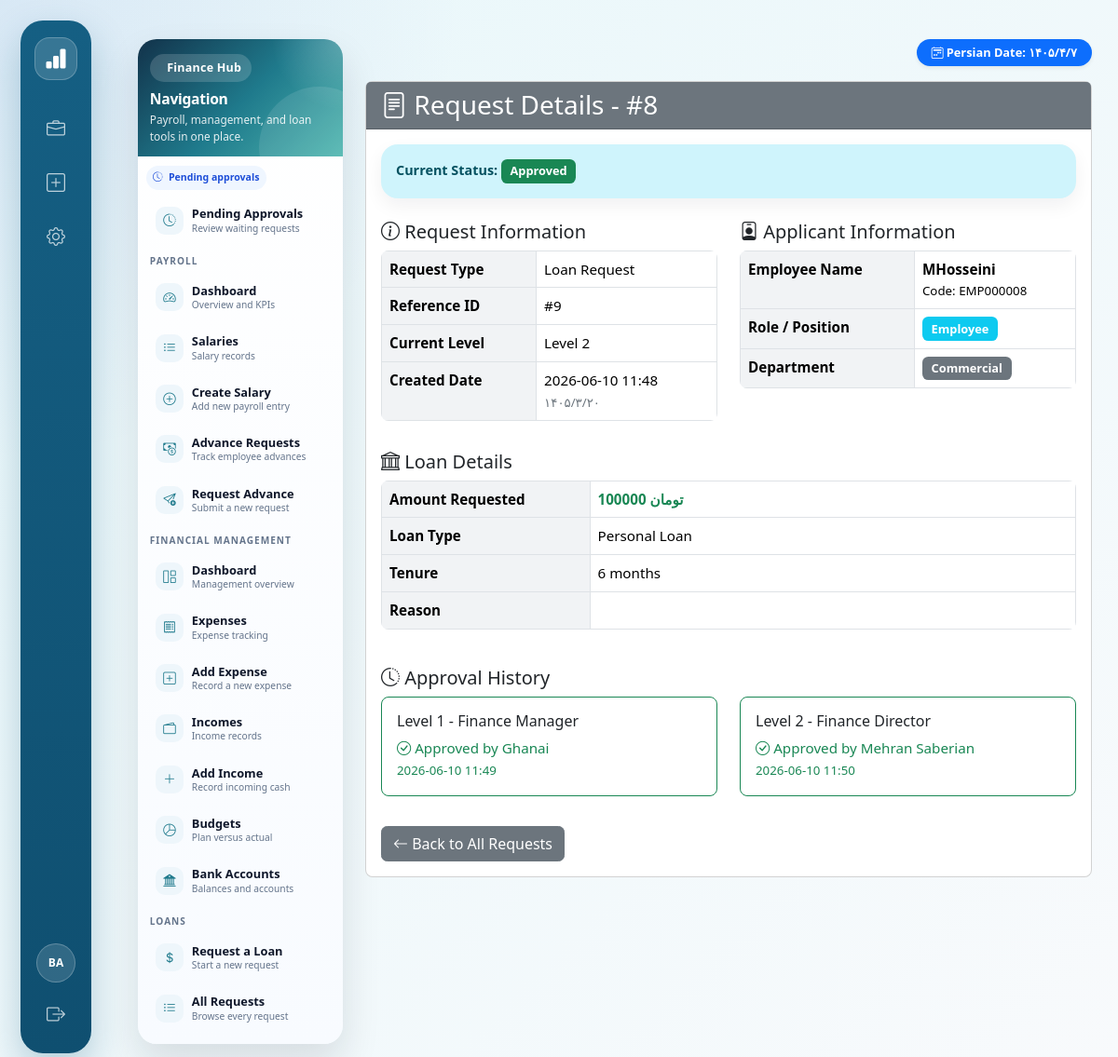
The app's page /finance/approvals/approve/8/ (signed in) with its own data.
### finance/models.py (models this page shows, shortened)
class FinanceRequest(models.Model):
    REQUEST_TYPES = [
        ('advance', 'Salary Advance'),
        ('loan', 'Loan Request'),
        ('expense', 'Expense Reimbursement'),
        ('budget', 'Budget Request'),
    ]
    STATUS_CHOICES = [
        ('pending_level1', 'Pending Level 1 Approval'),
        ('pending_level2', 'Pending Level 2 Approval'),
        ('approved', 'Fully Approved'),
        ('rejected', 'Rejected'),
        ('cancelled', 'Cancelled'),
    ]
    request_type = models.CharField(max_length=20, choices=REQUEST_TYPES)
    reference_id = models.IntegerField(help_text="ID of the original request (advance/loan/etc)")
    current_level = models.IntegerField(default=1)
    status = models.CharField(max_length=20, choices=STATUS_CHOICES, default='pending_level1')
    level1_approved_by = models.ForeignKey(User, on_delete=models.SET_NULL, null=True, blank=True, related_name='finance_level1_approved')
    level1_approved_at = models.DateTimeField(null=True, blank=True)
    level1_comment = models.TextField(blank=True)
    level2_approved_by = models.ForeignKey(User, on_delete=models.SET_NULL, null=True, blank=True, related_name='finance_level2_approved')
    level2_approved_at = models.DateTimeField(null=True, blank=True)
    level2_comment = models.TextField(blank=True)
    level3_approved_by = models.ForeignKey(User, on_delete=models.SET_NULL, null=True, blank=True, related_name='finance_level3_approved')
    level3_approved_at = models.DateTimeField(null=True, blank=True)
    level3_comment = models.TextField(blank=True)
    created_at = models.DateTimeField(default=timezone.now)
    updated_at = models.DateTimeField(auto_now=True)
    class Meta:
        ordering = ['-created_at']

class Loan(models.Model):
    LOAN_TYPES = [
        ('personal', 'Personal Loan'),
        ('emergency', 'Emergency Loan'),
        ('housing', 'Housing Loan'),
        ('education', 'Education Loan'),
        ('vehicle', 'Vehicle Loan'),
        ('other', 'Other'),
    ]
    STATUS_CHOICES = [
        ('pending', 'Pending Approval'),
        ('approved', 'Approved'),
        ('rejected', 'Rejected'),
        ('disbursed', 'Disbursed'),
        ('repaid', 'Fully Repaid'),
    ]
    employee = models.ForeignKey(Employee, on_delete=models.CASCADE, related_name='loan_requests')
    loan_type = models.CharField(max_length=20, choices=LOAN_TYPES, default='personal')
    amount_requested = models.DecimalField(max_digits=15, decimal_places=0, help_text="Requested loan amount")
    amount_approved = models.DecimalField(max_digits=15, decimal_places=0, null=True, blank=True, help_text="Approved loan amount")
    reason = models.TextField(help_text="Reason for loan request")
    interest_rate = models.DecimalField(max_digits=5, decimal_places=2, default=0, help_text="Annual interest rate %")
    tenure_months = models.IntegerField(default=12, help_text="Loan repayment period in months")
    monthly_installment = models.DecimalField(max_digits=15, decimal_places=0, default=0, help_text="Calculated monthly payment")
    total_repayment = models.DecimalField(max_digits=15, decimal_places=0, default=0, help_text="Total amount to repay")
    request_date = models.DateField(default=timezone.now, help_text="Date of request")
    approval_date = models.DateField(null=True, blank=True)
    disbursement_date = models.DateField(null=True, blank=True)
    first_payment_date = models.DateField(null=True, blank=True)
    status = models.CharField(max_length=20, choices=STATUS_CHOICES, default='pending')
    approved_by = models.ForeignKey(User, on_delete=models.SET_NULL, null=True, blank=True, related_name='approved_loans')
    comments = models.TextField(blank=True, help_text="Admin comments")
    created_at = models.DateTimeField(default=timezone.now)
    updated_at = models.DateTimeField(auto_now=True)
    class Meta:
        ordering = ['-request_date']

class Employee(models.Model):
    EMPLOYMENT_TYPES = [
        ('full_time', 'Full Time'),
        ('part_time', 'Part Time'),
        ('contract', 'Contract'),
        ('intern', 'Intern'),
    ]
    user = models.OneToOneField(User, on_delete=models.CASCADE, related_name='employee_profile')
    employee_code = models.CharField(max_length=50, unique=True, blank=True)
    department = models.CharField(max_length=100, blank=True)
    position = models.CharField(max_length=100, blank=True)
    hire_date = models.DateField(default=timezone.now)
    employment_type = models.CharField(max_length=20, choices=EMPLOYMENT_TYPES, default='full_time')
    is_active = models.BooleanField(default=True)
    phone = models.CharField(max_length=20, blank=True)
    emergency_contact = models.CharField(max_length=100, blank=True)
    emergency_phone = models.CharField(max_length=20, blank=True)
    bank_name = models.CharField(max_length=100, blank=True)
    bank_account = models.CharField(max_length=50, blank=True)
    created_at = models.DateTimeField(default=timezone.now)
    updated_at = models.DateTimeField(auto_now=True)
    class Meta:
        ordering = ['user__username']

### core/models.py (models this page shows, shortened)
class Department(models.Model):
    name = models.CharField(max_length=100, unique=True)
    class Meta:
        ordering = ["name"]

### finance/views.py (the view, shortened to what this page needs)
# urls.py: path('approvals/approve/<int:request_id>/', views.approve_request, name='approve_request'),
@login_required
def approve_request(request, request_id):
    from .models import FinanceRequest, FinanceApprovalLevel, Loan, SalaryAdvance
    from django.contrib import messages
    from core.models import Profile, Role
    finance_request = get_object_or_404(FinanceRequest, id=request_id)
    loan_details = None
    advance_details = None
    user_role = "-"
    user_department = "-"
    if finance_request.request_type == "loan":
        try:
            loan = Loan.objects.get(id=finance_request.reference_id)
            loan_details = loan
            user_role, user_department = _profile_meta(loan.employee.user)
        except Loan.DoesNotExist:
            pass
    user_levels = FinanceApprovalLevel.objects.filter(approver=request.user, is_active=True).values_list("level", flat=True)
    can_approve = (finance_request.current_level in user_levels or request.user.is_superuser) and "pending" in finance_request.status
    return render(request, "finance/approve_request.html", {
        "finance_request": finance_request,
        "loan_details": loan_details,
        "advance_details": advance_details,
        "can_approve": can_approve,
        "user_role": user_role,
        "user_department": user_department
    })

### finance/templates/finance/approve_request.html (shortened to what this page needs)
{% extends "finance/finance_base.html" %}
{% load persian_calendar %}
{% block finance_content %}
<div class="card">
    <div class="card-header {% if can_approve %}bg-primary{% else %}bg-secondary{% endif %} text-white">
        <h3 class="mb-0">
            <i class="bi bi-file-text"></i>
            Request Details - #{{ finance_request.id }}
        </h3>
    </div>
    <div class="card-body">
        <div class="alert alert-info mb-4">
            <strong>Current Status:</strong>
            {% if finance_request.status == 'pending_level1' %}
                <span class="badge bg-warning">Pending Level 1 - Finance Manager</span>
            {% elif finance_request.status == 'pending_level2' %}
                <span class="badge bg-warning">Pending Level 2 - Finance Director</span>
            {% elif finance_request.status == 'approved' %}
                <span class="badge bg-success">Approved</span>
            {% elif finance_request.status == 'rejected' %}
                <span class="badge bg-danger">Rejected</span>
            {% else %}
                <span class="badge bg-secondary">{{ finance_request.status }}</span>
            {% endif %}
        </div>
        <div class="row">
            <div class="col-md-6">
                <h5><i class="bi bi-info-circle"></i> Request Information</h5>
                <table class="table table-bordered">
                    <tr><th>Request Type</th><td>{{ finance_request.get_request_type_display }}</td></tr>
                    <tr><th>Reference ID</th><td>#{{ finance_request.reference_id }}</td></tr>
                    <tr><th>Current Level</th><td>Level {{ finance_request.current_level }}</td></tr>
                    <tr><th>Created Date</th><td>{{ finance_request.created_at|date:"Y-m-d H:i" }}<br><small class="text-muted">{{ finance_request.created_at|date:"Y-m-d"|to_persian_date }}</small></td></tr>
                </table>
            </div>
            <div class="col-md-6">
                <h5><i class="bi bi-person-badge"></i> Applicant Information</h5>
                {% if loan_details %}
                <table class="table table-bordered">
                    <tr><th>Employee Name</th><td><strong>{{ loan_details.employee.user.get_full_name|default:loan_details.employee.user.username }}</strong><br><small>Code: {{ loan_details.employee.employee_code }}</small></td></tr>
                    <tr><th>Role / Position</th><td><span class="badge bg-info">{{ user_role }}</span></td></tr>
                    <tr><th>Department</th><td><span class="badge bg-secondary">{{ user_department }}</span></td></tr>
                </table>
                {% else %}
                <p class="text-muted">No applicant information available</p>
                {% endif %}
            </div>
        </div>
        {% if loan_details %}
        <div class="mt-3">
            <h5><i class="bi bi-bank"></i> Loan Details</h5>
            <div class="table-responsive">
                <table class="table table-bordered">
                    <tr><th width="30%">Amount Requested</th><td class="text-success"><strong>{{ loan_details.amount_requested|floatformat:0 }} تومان</strong></td></tr>
                    <tr><th>Loan Type</th><td>{{ loan_details.get_loan_type_display }}</td></tr>
                    <tr><th>Tenure</th><td>{{ loan_details.tenure_months }} months</td></tr>
                    <tr><th>Reason</th><td>{{ loan_details.reason|linebreaks }}</td></tr>
                </table>
            </div>
        </div>
        {% endif %}
        <div class="mt-4">
            <h5><i class="bi bi-clock-history"></i> Approval History</h5>
            <div class="row">
                <div class="col-md-6">
                    <div class="card {% if finance_request.level1_approved_by %}border-success{% else %}border-secondary{% endif %} mb-2">
                        <div class="card-body">
                            <h6>Level 1 - Finance Manager</h6>
                            {% if finance_request.level1_approved_by %}
                                <p class="mb-0 text-success">
                                    <i class="bi bi-check-circle"></i> Approved by {{ finance_request.level1_approved_by.get_full_name|default:finance_request.level1_approved_by.username }}
                                    <br><small>{{ finance_request.level1_approved_at|date:"Y-m-d H:i" }}</small>
                                </p>
                            {% else %}
                                <p class="text-muted mb-0"><i class="bi bi-hourglass"></i> Pending approval</p>
                            {% endif %}
                        </div>
                    </div>
                </div>
                <div class="col-md-6">
                    <div class="card {% if finance_request.level2_approved_by %}border-success{% else %}border-secondary{% endif %} mb-2">
                        <div class="card-body">
                            <h6>Level 2 - Finance Director</h6>
                            {% if finance_request.level2_approved_by %}
                                <p class="mb-0 text-success">
                                    <i class="bi bi-check-circle"></i> Approved by {{ finance_request.level2_approved_by.get_full_name|default:finance_request.level2_approved_by.username }}
                                    <br><small>{{ finance_request.level2_approved_at|date:"Y-m-d H:i" }}</small>
                                </p>
                            {% elif finance_request.status == 'approved' %}
                                <p class="text-muted mb-0">Approved at Level 1</p>
                            {% else %}
                                <p class="text-muted mb-0"><i class="bi bi-hourglass"></i> Pending approval</p>
                            {% endif %}
                        </div>
                    </div>
                </div>
            </div>
        </div>
        <div class="mt-4">
            <a href="{% url 'finance:all_requests' %}" class="btn btn-secondary">
                <i class="bi bi-arrow-left"></i> Back to All Requests
            </a>
        </div>
    </div>
</div>
{% endblock %}

### companycrm/1/companycrm/core/templates/base.html (shortened to what this page needs)
{% load static %}
<!DOCTYPE html>
<html lang="en" data-bs-theme="light">
  <head>
    <link href="https://cdn.jsdelivr.net/npm/bootstrap@5.3.3/dist/css/bootstrap.min.css"
          rel="stylesheet" />
    <link href="https://cdn.jsdelivr.net/npm/bootstrap-icons@1.11.3/font/bootstrap-icons.css"
          rel="stylesheet" />
    <link href="{% static 'css/custom.css' %}" rel="stylesheet" />
    <link rel="stylesheet" href="{% static 'css/custom.css' %}?v=2">
  </head>
  <body>
    <div class="app-shell">
      <aside class="app-sidebar">
        <a class="sidebar-brand" href="{% url 'home' %}" title="ATO CRM">
          <i class="bi bi-bar-chart-fill"></i>
        </a>
        <nav class="sidebar-nav">
          <a class="sidebar-link {% if request.path == '/' or request.path|slice:':10' == '/requests/' %}active{% endif %}"
             href="{% url 'request_list' %}"
             title="Requests">
            <i class="bi bi-briefcase"></i>
          </a>
          <a class="sidebar-link {% if request.path == '/requests/new/' %}active{% endif %}"
             href="{% url 'request_new_hub' %}"
             title="New Request">
            <i class="bi bi-plus-square"></i>
          </a>
          {% if user.is_authenticated %}
            <a class="sidebar-link" href="/admin/" title="Admin">
              <i class="bi bi-gear"></i>
            </a>
          {% endif %}
        </nav>
        <div class="sidebar-bottom">
          {% if user.is_authenticated %}
            <div class="user-circle" title="{{ user.get_username }}">{{ user.get_username|slice:":2"|upper }}</div>
            <form method="post" action="{% url 'logout' %}">
              <button class="sidebar-logout" type="submit" title="Logout">
                <i class="bi bi-box-arrow-right"></i>
              </button>
            </form>
          {% else %}
            <a class="sidebar-link" href="{% url 'login' %}" title="Login">
              <i class="bi bi-box-arrow-in-right"></i>
            </a>
          {% endif %}
        </div>
      </aside>
      <div class="app-main">
        <main class="{% block container_class %}{% endblock %}">
          {% block content %}{% endblock %}
        </main>
      </div>
    </div>
  </body>
</html>

### records on screen
FinanceRequest: id "8", request_type "Loan Request", reference_id "9", current_level "2", created_at "2026-06-10 11:48", created_at|to_persian_date "۱۴۰۵/۳/۲۰", level1_approved_by.get_full_name "Ghanai", level1_approved_at "2026-06-10 11:49", level2_approved_by.get_full_name "Mehran Saberian", level2_approved_at "2026-06-10 11:50"
Loan: employee.user.get_full_name "MHosseini", employee.employee_code "EMP000008", amount_requested "100000", loan_type "Personal Loan", tenure_months "6"
Department: name "Commercial"

### other values on screen
{{ user.get_username|slice:":2"|upper }} "BA"
{{ user_role }} "Employee"
